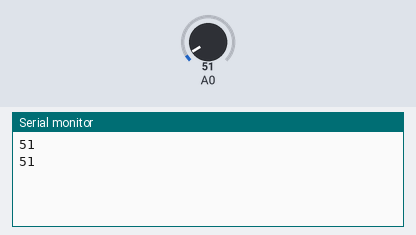
The sketch below on a simulated Arduino Uno, built with avr-gcc and run on an emulated ATmega328P. Shown: the last lines printed to the serial monitor. The test bench sets the inputs (shaded band); at power-on: A0 = 51.

Above: at 1.8 s.
1.9 s: A0 set to 61
At 2.7 s:
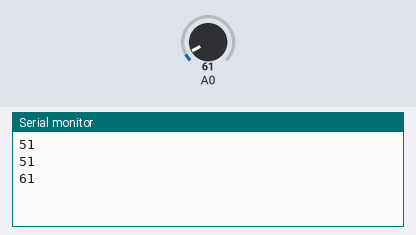
3.4 s: A0 set to 71
At 4.8 s:
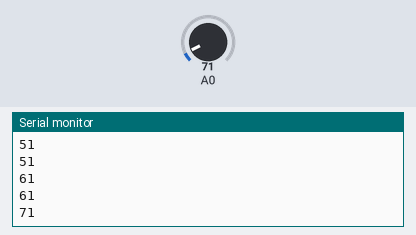
Timing chart, 0 to 6.4 s (numbered marks = the images above; inputs shaded):
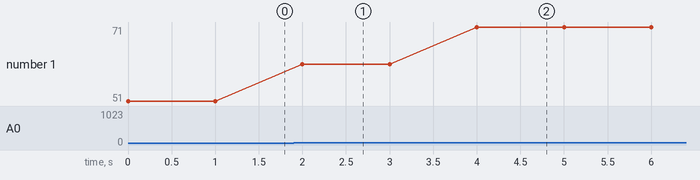

The sketch:

3_SensorLM35.ino
```cpp
/*
   Experimento 2.3 - SensorLM35]

   Imprime na porta serial o valor gerado pelo sensor LM35 na porta analogica.

   Saiba mais:
   http://www.ti.com/lit/ds/symlink/lm35.pdf
*/

// A função setup roda apenas uma vez, quando o botão reset é pressionado ou quando a placa é ligada.
void setup() {
  // Inicia a comunicação serial utilizando a velocidade de 9600bps.
  Serial.begin(9600);
}

// A função loop roda repetidamente
void loop() {
  int temp = analogRead(0); // Salva o valor lido da entrada analogica na variavel temp.
  Serial.println(temp); // Imprime o valor de temp na porta serial.
  delay(1000); // Espera um segundo.
}
```

Measured:
- after the input at 1.9 s, the serial monitor: prints a new line after 0.10 s (image 1)
- after the input at 3.4 s, the serial monitor: prints a new line after 0.60 s (image 2)
- plotted number 1: 51 → 61 after the input at 1.9 s, 61 → 71 after the input at 3.4 s
